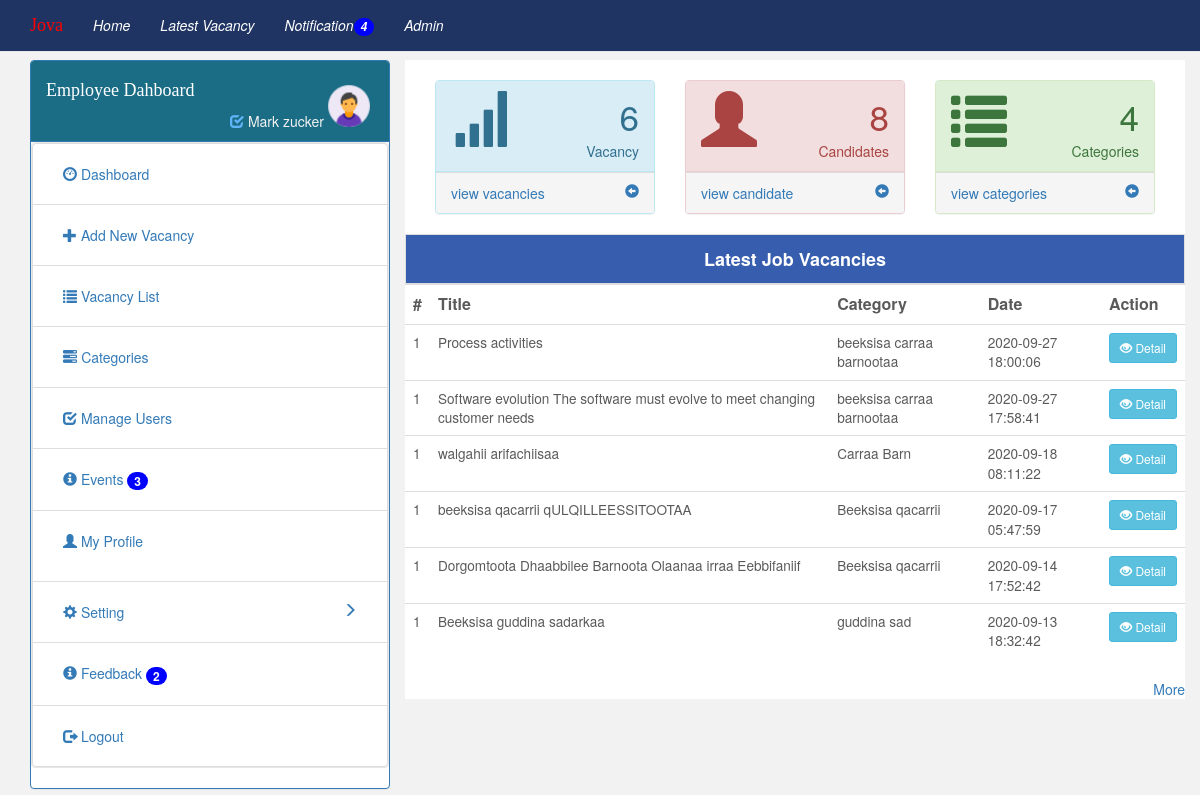
Screenshot of /dashboard.php (signed in) with the database file from the repository.
### tables this page shows
CREATE TABLE `vacancy` (
  `id` int(11) NOT NULL,
  `User_Id` int(255) NOT NULL,
  `Title` varchar(255) NOT NULL,
  `Description` varchar(1000) NOT NULL,
  `category` varchar(255) NOT NULL,
  `Date` timestamp NOT NULL DEFAULT CURRENT_TIMESTAMP,
  `Last_Date` timestamp NOT NULL DEFAULT '0000-00-00 00:00:00'
);

### dashboard.php (the view, shortened to what this page needs)
<?php
if(isset($_SESSION['id'])) {
?>
<html>
<body style="background: #f2f2f2">
<?php
include ("navbar.php");
include ("connection.php");
?>
<div class="col-md-12"  style="margin-top:60px;">
    <?php
    include ("sidebar.php")
    ?>
    <div class="col-md-8" style="background: #ffffff">
        <div style="margin-top: 20px;">
        <div class="col-md-4">
            <div class="panel panel-info">
                <div class="panel-heading">
                 <div class="row">
                     <div class="col-sm-3"><i class="glyphicon glyphicon-signal" style="font-size: 4em"></i></div>
                     <div class="col-sm-9 text-right">
                         <?php
                         $view_vac="select * from vacancy";
                         $query=mysqli_query($conn,$view_vac);
                         $total_vacancy=mysqli_num_rows($query);
                         ?>
                         <div style="font-size:2.5em" class="counter"> <?php echo $total_vacancy;?></div>
                         <div>Vacancy</div>
                     </div>
                 </div>
                </div>
               <a href="vacancy_list.php">
                   <div class="panel-footer">
                       <div class="pull-left">view vacancies</div>
                       <div class="pull-right"><i class="glyphicon glyphicon-circle-arrow-left"></i></div>
                       <div class="clearfix"></div>
                   </div>
               </a>
            </div>
        </div>
        <div class="col-md-4">
            <div class="panel panel-danger">
                <div class="panel-heading">
                    <div class="row">
                        <div class="col-sm-3"><i class="glyphicon glyphicon-user" style="font-size: 4em"></i></div>
                        <div class="col-sm-9 text-right">
                            <?php
                            $view_vac="select * from user where role='Candidate'";
                            $query=mysqli_query($conn,$view_vac);
                            $total_user=mysqli_num_rows($query);
                            ?>
                            <div style="font-size:2.5em" class="counter"> <?php echo $total_user;?></div>
                            <div>Candidates</div>
                        </div>
                    </div>
                </div>
                <a href="user_manage.php">
                    <div class="panel-footer">
                        <div class="pull-left">view candidate</div>
                        <div class="pull-right"><i class="glyphicon glyphicon-circle-arrow-left"></i></div>
                        <div class="clearfix"></div>
                    </div>
                </a>
            </div>
        </div>
        <div class="col-md-4">
            <div class="panel panel-success">
                <div class="panel-heading">
                    <div class="row">
                        <div class="col-sm-3"><i class="glyphicon glyphicon-list" style="font-size: 4em"></i></div>
                        <div class="col-sm-9 text-right">
                            <?php
                            $view_vac="select * from category";
                            $query=mysqli_query($conn,$view_vac);
                            $total_category=mysqli_num_rows($query);
                            ?>
                            <div style="font-size:2.5em" class="counter"> <?php echo $total_category;?></div>
                            <div>Categories</div>
                        </div>
                    </div>
                </div>
                <a href="categories.php">
                    <div class="panel-footer">
                        <div class="pull-left">view categories</div>
                        <div class="pull-right"><i class="glyphicon glyphicon-circle-arrow-left"></i></div>
                        <div class="clearfix"></div>
                    </div>
                </a>
            </div>
        </div>
        </div>
    <div class="row" >
        <div>
            <?php
            $vacancy="select * from vacancy  ORDER BY Date DESC LIMIT 6 ";
            $vacan=mysqli_query($conn,$vacancy);
            ?>
           <table  class=" table-bordered  table-responsive" style="width: 100%;background-color: #375dae;height: 50px;color: #ffffff">
               <tr>
                   <th style="font-size: 18px"><center>Latest Job Vacancies</center></th>
               </tr>
           </table>
            <table  class="table  table-responsive">
                <tr>
                    <th>#</th>
                    <th>Title</th>
                    <th>Category</th>
                    <th >Date</th>
                    <th>Action</th>
                </tr>
                <?php
                while ($view_vacancy=mysqli_fetch_array($vacan))
                {
                    ?>
                    <tr class="small">
                        <td>1</td>
                        <td>  <?php echo $view_vacancy['Title'] ?></td>
                        <td> <?php echo $view_vacancy['category'] ?></td>
                        <td><?php echo $view_vacancy["Date"] ?></td>
                        <td>
                            <a href="vacancy_detail.php?id=<?php echo $view_vacancy["id"]  ?>" class="btn btn-info btn-sm"><i class="glyphicon glyphicon-eye-open"></i> Detail</a>
                        </td>
                    </tr>
                    <?php
                }
                ?>
            </table>
            <a href="" style="float: right">More</a>
            <div class="clearfix"></div>
        </div>
    </div>
    </div>
</body>
</html>
    <?php
}
else
{
    header("location:login.php");
}
?>

### rows the page displays
vacancy: Title "Process activities", category "beeksisa carraa barnootaa", Date "2020-09-27 18:00:06"
vacancy: Title "Software evolution The software must evolve to meet changing customer needs", category "beeksisa carraa barnootaa", Date "2020-09-27 17:58:41"
vacancy: Title "walgahii arifachiisaa", category "Carraa Barn", Date "2020-09-18 08:11:22"
vacancy: Title "beeksisa qacarrii qULQILLEESSITOOTAA", category "Beeksisa qacarrii", Date "2020-09-17 05:47:59"
vacancy: Title "Dorgomtoota Dhaabbilee Barnoota Olaanaa irraa Eebbifaniif", category "Beeksisa qacarrii", Date "2020-09-14 17:52:42"
vacancy: Title "Beeksisa guddina sadarkaa", category "guddina sad", Date "2020-09-13 18:32:42"

### other values shown
$_SESSION['fname'] "Mark"
$_SESSION['mname'] "zucker"
$row "3"
$row2 "2"
$total_vacancy "6"
$total_user "8"
$total_category "4"
